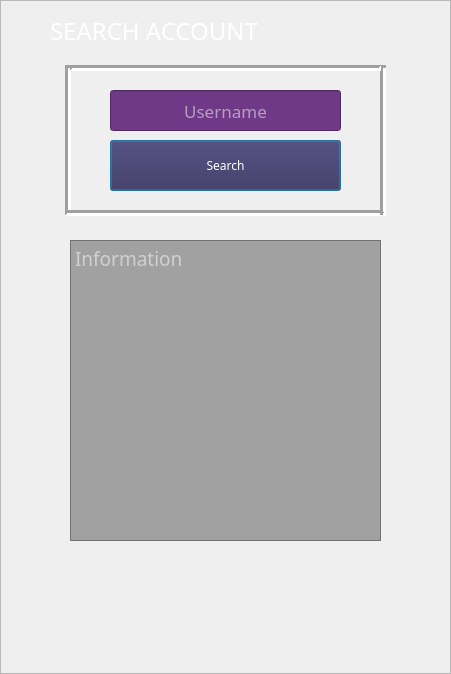
<?xml version="1.0" encoding="UTF-8"?>
<ui version="4.0">
 <class>SearchAccount</class>
 <widget class="QDialog" name="SearchAccount">
  <property name="geometry">
   <rect>
    <x>0</x>
    <y>0</y>
    <width>451</width>
    <height>674</height>
   </rect>
  </property>
  <property name="windowTitle">
   <string>Dialog</string>
  </property>
  <property name="styleSheet">
   <string notr="true"/>
  </property>
  <widget class="QFrame" name="frame">
   <property name="geometry">
    <rect>
     <x>0</x>
     <y>0</y>
     <width>451</width>
     <height>674</height>
    </rect>
   </property>
   <property name="font">
    <font>
     <pointsize>18</pointsize>
    </font>
   </property>
   <property name="styleSheet">
    <string notr="true">#frame {
	background-image: url(:/bg_search.jpeg);
}
#label{
color:white
;
}
#lineEdit{
background-color:rgba(112, 57, 135,1);
color:white;
}
QPushButton{
background-color:#362854;
color:white;
}

QLineEdit {
background-color:rgba(82, 82, 82,0.5);
color:white;
}

QTextEdit {
background-color:rgba(82, 82, 82,0.5);
color:white;
}
</string>
   </property>
   <property name="frameShape">
    <enum>QFrame::StyledPanel</enum>
   </property>
   <property name="frameShadow">
    <enum>QFrame::Raised</enum>
   </property>
   <widget class="QLabel" name="label">
    <property name="geometry">
     <rect>
      <x>50</x>
      <y>10</y>
      <width>361</width>
      <height>41</height>
     </rect>
    </property>
    <property name="font">
     <font>
      <family>FVF Fernando 08</family>
      <pointsize>18</pointsize>
      <underline>false</underline>
      <strikeout>false</strikeout>
      <fontweight>Black</fontweight>
     </font>
    </property>
    <property name="text">
     <string>SEARCH ACCOUNT</string>
    </property>
   </widget>
   <widget class="QLineEdit" name="lineEdit">
    <property name="geometry">
     <rect>
      <x>110</x>
      <y>90</y>
      <width>231</width>
      <height>41</height>
     </rect>
    </property>
    <property name="font">
     <font>
      <family>FVF Fernando 08</family>
      <pointsize>13</pointsize>
     </font>
    </property>
    <property name="contextMenuPolicy">
     <enum>Qt::DefaultContextMenu</enum>
    </property>
    <property name="toolTipDuration">
     <number>0</number>
    </property>
    <property name="alignment">
     <set>Qt::AlignCenter</set>
    </property>
    <property name="placeholderText">
     <string>Username</string>
    </property>
   </widget>
   <widget class="QPushButton" name="Search">
    <property name="geometry">
     <rect>
      <x>110</x>
      <y>140</y>
      <width>231</width>
      <height>51</height>
     </rect>
    </property>
    <property name="font">
     <font>
      <family>FVF Fernando 08</family>
     </font>
    </property>
    <property name="text">
     <string>Search</string>
    </property>
   </widget>
   <widget class="Line" name="line_3">
    <property name="geometry">
     <rect>
      <x>60</x>
      <y>65</y>
      <width>16</width>
      <height>150</height>
     </rect>
    </property>
    <property name="lineWidth">
     <number>3</number>
    </property>
    <property name="midLineWidth">
     <number>0</number>
    </property>
    <property name="orientation">
     <enum>Qt::Vertical</enum>
    </property>
   </widget>
   <widget class="Line" name="line_5">
    <property name="geometry">
     <rect>
      <x>375</x>
      <y>65</y>
      <width>16</width>
      <height>150</height>
     </rect>
    </property>
    <property name="lineWidth">
     <number>3</number>
    </property>
    <property name="midLineWidth">
     <number>0</number>
    </property>
    <property name="orientation">
     <enum>Qt::Vertical</enum>
    </property>
   </widget>
   <widget class="Line" name="line">
    <property name="geometry">
     <rect>
      <x>65</x>
      <y>205</y>
      <width>321</width>
      <height>16</height>
     </rect>
    </property>
    <property name="lineWidth">
     <number>3</number>
    </property>
    <property name="orientation">
     <enum>Qt::Horizontal</enum>
    </property>
   </widget>
   <widget class="QTextEdit" name="textEdit">
    <property name="geometry">
     <rect>
      <x>70</x>
      <y>240</y>
      <width>311</width>
      <height>301</height>
     </rect>
    </property>
    <property name="font">
     <font>
      <family>FVF Fernando 08</family>
      <pointsize>14</pointsize>
     </font>
    </property>
    <property name="placeholderText">
     <string>Information</string>
    </property>
   </widget>
   <widget class="Line" name="line_2">
    <property name="geometry">
     <rect>
      <x>70</x>
      <y>60</y>
      <width>311</width>
      <height>16</height>
     </rect>
    </property>
    <property name="lineWidth">
     <number>3</number>
    </property>
    <property name="orientation">
     <enum>Qt::Horizontal</enum>
    </property>
   </widget>
   <zorder>label</zorder>
   <zorder>lineEdit</zorder>
   <zorder>Search</zorder>
   <zorder>line_3</zorder>
   <zorder>line</zorder>
   <zorder>line_5</zorder>
   <zorder>textEdit</zorder>
   <zorder>line_2</zorder>
  </widget>
 </widget>
 <resources/>
 <connections/>
</ui>
